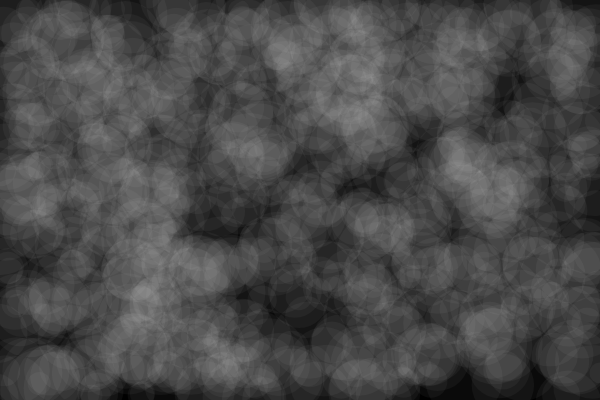
Frame 1 (no input)
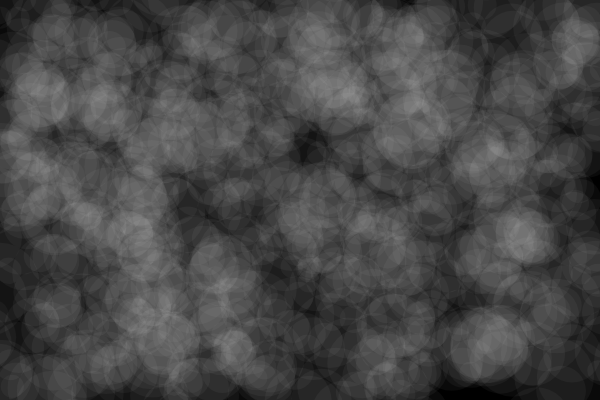
Frame 60 (no input)
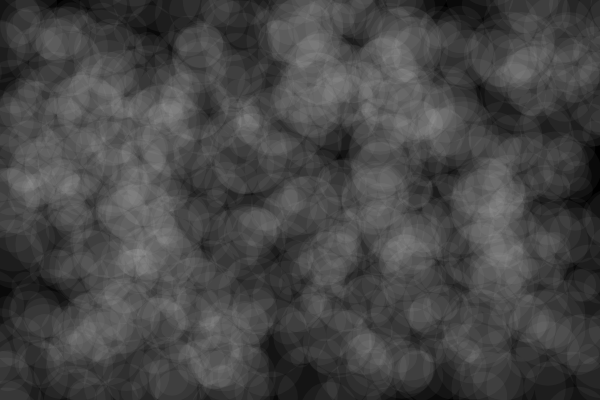
Frame 120 (the mouse pressed at the canvas centre since frame 60)

The p5.js sketch that drew these frames (run headless with seeded random() and noise() and a simulated clock; from frame 60 on, the mouse is pressed at the canvas centre):

// p5.js sketch
// ── sketch.js
let bubbles = [];


function setup() {
  // put setup code here
  createCanvas(600, 400);
  for(let i = 0; i < 1000; i++) {
    let x = random(width);
    let y = random(height);
    let r = random(10, 40);
    bubbles[i] = new Bubble(x, y, r);
  }
}

function draw() {
  // put drawing code here
  background(0);
  for(let i = 0; i < bubbles.length; i++){
   bubbles[i].move();
   bubbles[i].show();
  }
 }
class Bubble{
 constructor(x, y, r){
   this.x = x;
   this.y = y;
   this.r = r;
 }

 move(){
   this.x = this.x + random(-5, 5);
   this.y = this.y + random(-5, 5);
 }

 show(){
  // stroke(255);
  // strokeWeight(4);
  // noFill();
  noStroke();
   fill(255, 10);   //If u want a cool smoke effect
   ellipse(this.x, this.y, this.r*2);
 }

}
